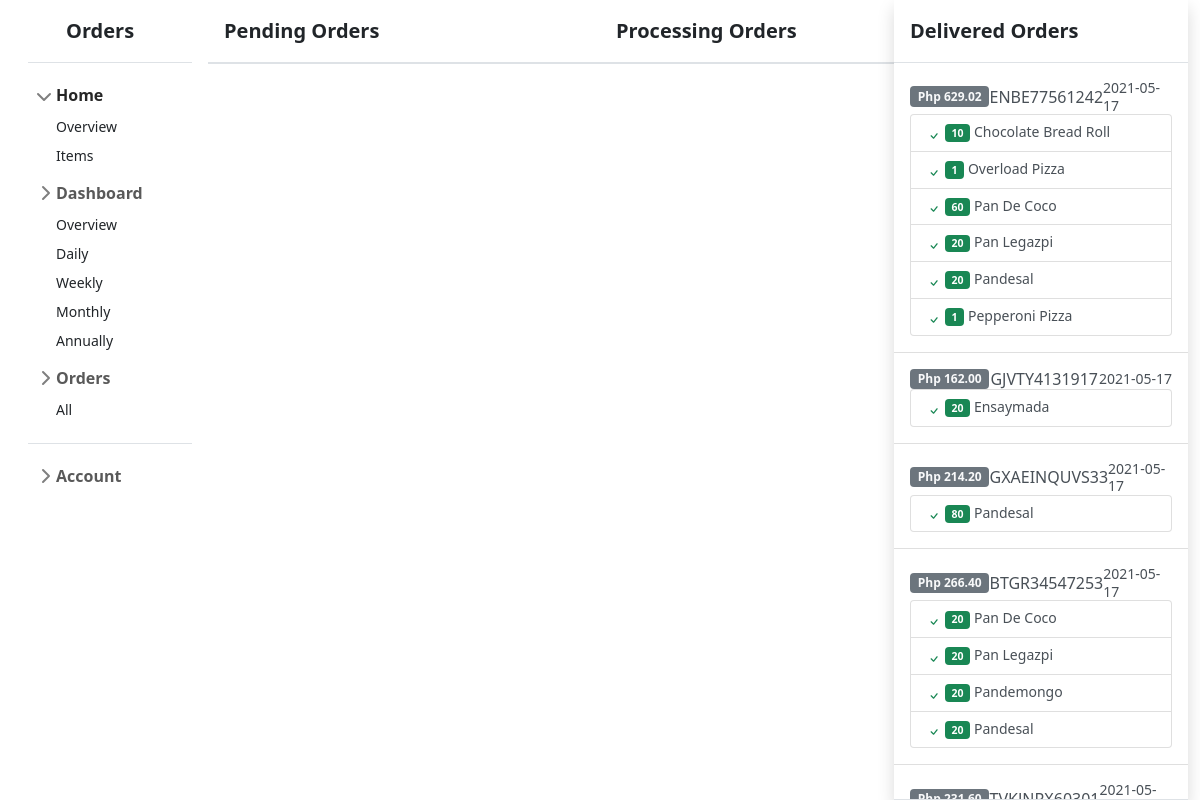
The page /admin/orders.php on the database its author committed.
### tables this page shows
CREATE TABLE `items` (
  `item_id` int(9) NOT NULL,
  `item_name` varchar(128) NOT NULL,
  `item_img` varchar(58) NOT NULL,
  `item_short_code` varchar(65) NOT NULL,
  `item_price` double NOT NULL,
  `minimum_qty` int(11) NOT NULL DEFAULT 1,
  `cat_id` int(11) NOT NULL,
  `item_status` varchar(1) NOT NULL DEFAULT 'A' COMMENT 'A is for active\r\nD is for Discontinued'
);

### includes/func.inc.php (called while the page is built, shortened)
<?php
function nf2($amt){
    return "Php ". number_format($amt,2);
}
function getOrderList($conn, $status = null, $userid = NULL, $date_ordered = null){
if($userid === null){
    if($status !== null){
          $sql_cart_list = "SELECT c.order_ref_num
                           , c.status
                           , c.date_ordered
                           , c.last_update_date
                           , c.total_amt_to_pay
                           , sum(c.item_qty) total_item_qty
                        FROM cart c
                           , items i
                       WHERE c.item_id = i.item_id
                          AND c.status IN (?)
                          AND c.confirm = 'Y'
                          group by c.order_ref_num
                           , c.status
                           , c.date_ordered
                           , c.total_amt_to_pay
                           , c.last_update_date
                        ORDER BY c.date_ordered
                        LIMIT 60; ";
     $stmt=mysqli_stmt_init($conn);
                    if (!mysqli_stmt_prepare($stmt, $sql_cart_list)){
                        return false;
                        exit();
                    }
                        mysqli_stmt_bind_param($stmt, "s" ,$status);
    }
}
                        mysqli_stmt_execute($stmt);
                        $resultData = mysqli_stmt_get_result($stmt);
    if(!empty($resultData)){
        $arr = array();
        while($row = mysqli_fetch_assoc($resultData)){
            array_push($arr,$row);
        }
        return $arr;
    }
    else{
        return false;
    }
}
function getCartList($conn, $param = null, $status = 'P'){
    if($param !== null){
            $sql_cart_list = "SELECT i.item_id
                           , i.item_name
                           , i.item_img
                           , i.item_price
                           , c.status
                           , c.confirm
                           , sum(c.item_qty) total_item_qty
                           , sum(c.item_qty * i.item_price)  total_order_amt
                        FROM cart c
                        JOIN items i
                          ON c.item_id = i.item_id
                       WHERE ( c.user_id = ?
                             or c.order_ref_num = ?
                             )
                          AND c.status = ?
                          group by i.item_name
                           , i.item_img
                           , i.item_price; ";
                      $stmt=mysqli_stmt_init($conn);
                    if (!mysqli_stmt_prepare($stmt, $sql_cart_list)){
                        return false;
                        exit();
                    }
                        mysqli_stmt_bind_param($stmt, "sss" ,$param,$param,$status);
    }
                        mysqli_stmt_execute($stmt);
                        $resultData = mysqli_stmt_get_result($stmt);
    if(!empty($resultData)){
        $arr = array();
        while($row = mysqli_fetch_assoc($resultData)){
            array_push($arr,$row);
        }
        return $arr;
    }
    else{
        return false;
    }
}

### admin/orders.php (the view, shortened to what this page needs)
<?php
include_once "../includes/db_conn.php";
include_once "../includes/func.inc.php";
?>
<html>
<head>
    <link rel="stylesheet" href="../css/bootstrap.min.css">
    <link rel="stylesheet" href="../font/bootstrap-icons.css">
    <link href="../css/sidebars.css" rel="stylesheet">
</head>
<body>
    <div class="container-fluid">
        <div class="row">
            <main>
                <div class="flex-shrink-0 p-3 bg-white col-2">
                    <a href="/" class="d-flex align-items-center pb-3 mb-3 link-dark text-decoration-none border-bottom">
                        <svg class="bi me-2" width="30" height="24">
                            <use xlink:href="#bootstrap" />
                        </svg>
                        <span class="fs-5 fw-semibold">Orders</span>
                    </a>
                    <?php include_once "sidebar_nav.php";?>
                </div>
                <div class="d-flex flex-column align-items-stretch flex-shrink-0 bg-white col-4">
                    <span class="d-flex align-items-center flex-shrink-0 p-3 link-dark text-decoration-none border-bottom">
                        <span class="fs-5 fw-semibold">Pending Orders</span>
                    </span>
                    <div class="list-group list-group-flush border-bottom scrollarea">
                    </div>
                </div>
                <div class="d-flex flex-column align-items-stretch flex-shrink-0 bg-white col-3">
                    <span class="d-flex align-items-center flex-shrink-0 p-3 link-dark text-decoration-none border-bottom">
                        <span class="fs-5 fw-semibold">Processing Orders</span>
                    </span>
                    <div class="list-group list-group-flush border-bottom scrollarea">
                    </div>
                </div>
                <div class="d-flex flex-column align-items-stretch flex-shrink-0 bg-white col-3 shadow">
                    <span class="d-flex align-items-center flex-shrink-0 p-3 link-dark text-decoration-none border-bottom">
                        <span class="fs-5 fw-semibold">Delivered Orders</span>
                    </span>
                    <div class="list-group list-group-flush border-bottom scrollarea">
                        <?php
                        $orders = getOrderList($conn,'X');
                        foreach($orders as $ko => $or) { ?>
                        <div class="list-group-item list-group-item-action py-3 lh-tight" aria-current="true">
                            <div class="d-flex w-100 align-items-center justify-content-between">
                                <strong class=""><span class="text-light fw-bold badge bg-secondary"><?php echo nf2($or['total_amt_to_pay']);?></span></strong>
                                <?php echo $or['order_ref_num'];?>
                                <small><?php echo $or['last_update_date'];?></small>
                            </div>
                            <div class="col-12 small collapse show">
                                <div class="list-group">
                                    <?php
                                    $order_details = getCartList($conn, $or['order_ref_num'],'X');
                                    foreach($order_details as $odK => $or_d){ ?>
                                    <span class="list-group-item">
                                        <span class="text-success"> <i class="bi bi-check"></i></span> <span class="badge bg-success"><?php echo $or_d['total_item_qty']; ?></span>
                                        <?php echo $or_d['item_name']; ?>
                                    </span>
                                    <?php } ?>
                                </div>
                            </div>
                        </div>
                        <?php } ?>
                    </div>
                </div>
            </main>
        </div>
    </div>
</body>
</html>

### admin/sidebar_nav.php (shortened to what this page needs)
<ul class="list-unstyled ps-0">
    <li class="mb-1">
        <button class="btn btn-toggle align-items-center rounded collapsed" data-bs-toggle="collapse" data-bs-target="#home-collapse" aria-expanded="true">
            Home
        </button>
        <div class="collapse show" id="home-collapse">
            <ul class="btn-toggle-nav list-unstyled fw-normal pb-1 small">
                <li><a href="index.php?overview" class="link-dark rounded">Overview</a></li>
                <li><a href="control_dashboard.php" class="link-dark rounded">Items</a></li>
            </ul>
        </div>
    </li>
    <li class="mb-1">
        <button class="btn btn-toggle align-items-center rounded collapsed" data-bs-toggle="collapse" data-bs-target="#dashboard-collapse" aria-expanded="false">
            Dashboard
        </button>
        <div class="collapse show" id="dashboard-collapse">
            <ul class="btn-toggle-nav list-unstyled fw-normal pb-1 small">
                <li><a href="index.php?overview" class="link-dark rounded">Overview</a></li>
                <li><a href="salesdashboard2.php?timeframe=D" class="link-dark rounded">Daily</a></li>
                <li><a href="salesdashboard2.php?timeframe=W" class="link-dark rounded">Weekly</a></li>
                <li><a href="salesdashboard2.php?timeframe=M" class="link-dark rounded">Monthly</a></li>
                <li><a href="salesdashboard2.php?timeframe=A" class="link-dark rounded">Annually</a></li>
            </ul>
        </div>
    </li>
    <li class="mb-1">
        <button class="btn btn-toggle align-items-center rounded collapsed" data-bs-toggle="collapse" data-bs-target="#orders-collapse" aria-expanded="false">
            Orders
        </button>
        <div class="collapse show" id="orders-collapse">
            <ul class="btn-toggle-nav list-unstyled fw-normal pb-1 small">
                <li><a href="orders.php" class="link-dark rounded">All</a></li>
            </ul>
        </div>
    </li>
    <li class="border-top my-3"></li>
    <li class="mb-1">
        <button class="btn btn-toggle align-items-center rounded collapsed" data-bs-toggle="collapse" data-bs-target="#account-collapse" aria-expanded="false">
            Account
        </button>
    </li>
</ul>

### css/sidebars.css (style rules this page uses)
body { min-height: 100vh; min-height: -webkit-fill-available; }
html { height: -webkit-fill-available; }
main { display: flex; flex-wrap: nowrap; height: 100vh; height: -webkit-fill-available; max-height: 100vh; overflow-x: auto; overflow-y: hidden; }
.bi { vertical-align: -.125em; pointer-events: none; fill: currentColor; }
.btn-toggle { display: inline-flex; align-items: center; padding: .25rem .5rem; font-weight: 600; color: rgba(0, 0, 0, .65); background-color: transparent; border: 0; }
.btn-toggle::before { width: 1.25em; line-height: 0; transition: transform .35s ease; transform-origin: .5em 50%; }
.btn-toggle[aria-expanded="true"] { color: rgba(0, 0, 0, .85); }
.btn-toggle[aria-expanded="true"]::before { transform: rotate(90deg); }
.btn-toggle-nav a { display: inline-flex; padding: .1875rem .5rem; margin-top: .125rem; margin-left: 1.25rem; text-decoration: none; }
.scrollarea { overflow-y: auto; }
.fw-semibold { font-weight: 600; }
.lh-tight { line-height: 1.25; }

### rows shown on the page
items: total_item_qty "10", item_name "Chocolate Bread Roll"
items: total_item_qty "1", item_name "Overload Pizza"
items: total_item_qty "60", item_name "Pan De Coco", total_item_qty "20"
items: total_item_qty "20", item_name "Pan Legazpi"
items: total_item_qty "20", item_name "Pandesal", total_item_qty "80"
items: total_item_qty "1", item_name "Pepperoni Pizza"
items: total_item_qty "20", item_name "Ensaymada"
items: total_item_qty "20", item_name "Pandemongo"

### other values the page prints
nf2($or['total_amt_to_pay']) "Php 629.02"
$or['order_ref_num'] "ENBE77561242"
$or['last_update_date'] "2021-05-17"
nf2($or['total_amt_to_pay']) "Php 162.00"
$or['order_ref_num'] "GJVTY4131917"
nf2($or['total_amt_to_pay']) "Php 214.20"
$or['order_ref_num'] "GXAEINQUVS33"
nf2($or['total_amt_to_pay']) "Php 266.40"
$or['order_ref_num'] "BTGR34547253"
